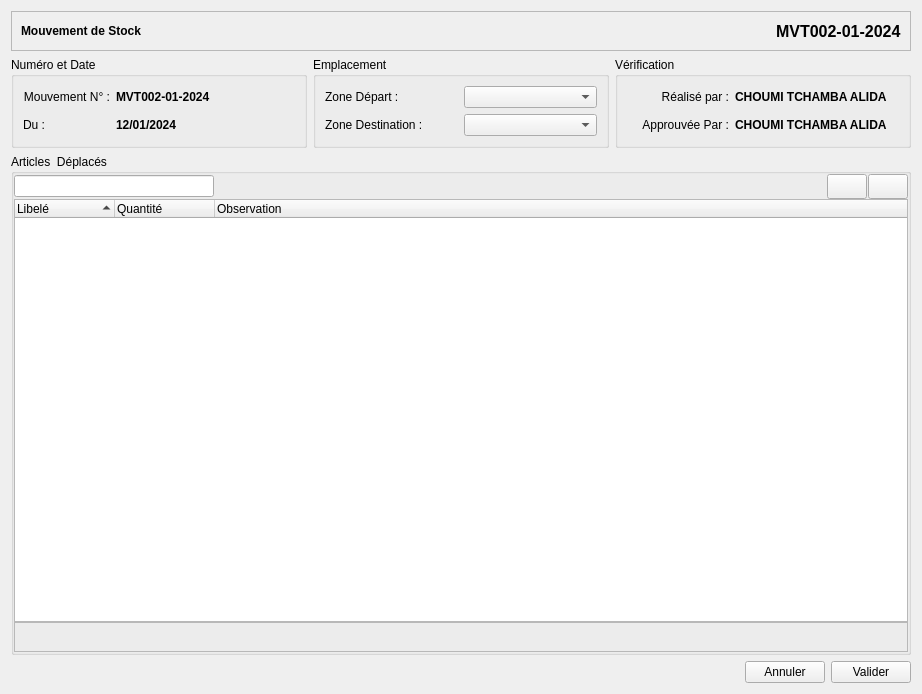
<?xml version="1.0" encoding="UTF-8"?>
<ui version="4.0">
 <class>Form</class>
 <widget class="QWidget" name="Form">
  <property name="geometry">
   <rect>
    <x>0</x>
    <y>0</y>
    <width>922</width>
    <height>694</height>
   </rect>
  </property>
  <property name="windowTitle">
   <string>Form</string>
  </property>
  <layout class="QVBoxLayout" name="verticalLayout_3">
   <item>
    <widget class="QFrame" name="frame_2">
     <property name="enabled">
      <bool>true</bool>
     </property>
     <property name="minimumSize">
      <size>
       <width>0</width>
       <height>40</height>
      </size>
     </property>
     <property name="maximumSize">
      <size>
       <width>16777215</width>
       <height>40</height>
      </size>
     </property>
     <property name="frameShape">
      <enum>QFrame::StyledPanel</enum>
     </property>
     <property name="frameShadow">
      <enum>QFrame::Plain</enum>
     </property>
     <property name="lineWidth">
      <number>0</number>
     </property>
     <layout class="QHBoxLayout" name="horizontalLayout_7">
      <item>
       <widget class="QLabel" name="label_3">
        <property name="sizePolicy">
         <sizepolicy hsizetype="Expanding" vsizetype="Preferred">
          <horstretch>0</horstretch>
          <verstretch>0</verstretch>
         </sizepolicy>
        </property>
        <property name="font">
         <font>
          <bold>true</bold>
         </font>
        </property>
        <property name="lineWidth">
         <number>0</number>
        </property>
        <property name="text">
         <string>Mouvement de Stock</string>
        </property>
       </widget>
      </item>
      <item>
       <widget class="QLabel" name="label_4">
        <property name="font">
         <font>
          <pointsize>12</pointsize>
          <bold>true</bold>
         </font>
        </property>
        <property name="text">
         <string>MVT002-01-2024</string>
        </property>
       </widget>
      </item>
     </layout>
    </widget>
   </item>
   <item>
    <layout class="QHBoxLayout" name="horizontalLayout_6">
     <item>
      <widget class="QGroupBox" name="groupBox">
       <property name="title">
        <string>Numéro et Date</string>
       </property>
       <layout class="QGridLayout" name="gridLayout_4">
        <item row="0" column="0">
         <layout class="QGridLayout" name="gridLayout_3">
          <item row="1" column="0">
           <widget class="QLabel" name="label">
            <property name="sizePolicy">
             <sizepolicy hsizetype="Fixed" vsizetype="Preferred">
              <horstretch>0</horstretch>
              <verstretch>0</verstretch>
             </sizepolicy>
            </property>
            <property name="text">
             <string>Du :</string>
            </property>
            <property name="alignment">
             <set>Qt::AlignRight|Qt::AlignTrailing|Qt::AlignVCenter</set>
            </property>
           </widget>
          </item>
          <item row="1" column="1">
           <widget class="QLabel" name="label_9">
            <property name="sizePolicy">
             <sizepolicy hsizetype="Ignored" vsizetype="Preferred">
              <horstretch>0</horstretch>
              <verstretch>0</verstretch>
             </sizepolicy>
            </property>
            <property name="minimumSize">
             <size>
              <width>70</width>
              <height>0</height>
             </size>
            </property>
            <property name="font">
             <font>
              <bold>true</bold>
             </font>
            </property>
            <property name="text">
             <string>12/01/2024</string>
            </property>
           </widget>
          </item>
          <item row="0" column="0">
           <widget class="QLabel" name="label_5">
            <property name="sizePolicy">
             <sizepolicy hsizetype="Fixed" vsizetype="Preferred">
              <horstretch>0</horstretch>
              <verstretch>0</verstretch>
             </sizepolicy>
            </property>
            <property name="text">
             <string>Mouvement N° :</string>
            </property>
            <property name="alignment">
             <set>Qt::AlignRight|Qt::AlignTrailing|Qt::AlignVCenter</set>
            </property>
           </widget>
          </item>
          <item row="0" column="1">
           <widget class="QLabel" name="label_8">
            <property name="sizePolicy">
             <sizepolicy hsizetype="Ignored" vsizetype="Preferred">
              <horstretch>0</horstretch>
              <verstretch>0</verstretch>
             </sizepolicy>
            </property>
            <property name="minimumSize">
             <size>
              <width>95</width>
              <height>0</height>
             </size>
            </property>
            <property name="font">
             <font>
              <bold>true</bold>
             </font>
            </property>
            <property name="text">
             <string>MVT002-01-2024</string>
            </property>
            <property name="alignment">
             <set>Qt::AlignLeading|Qt::AlignLeft|Qt::AlignVCenter</set>
            </property>
           </widget>
          </item>
         </layout>
        </item>
       </layout>
      </widget>
     </item>
     <item>
      <widget class="QGroupBox" name="groupBox_4">
       <property name="title">
        <string>Emplacement</string>
       </property>
       <layout class="QGridLayout" name="gridLayout_6">
        <item row="0" column="0">
         <layout class="QGridLayout" name="gridLayout_5">
          <item row="1" column="1">
           <widget class="QComboBox" name="comboBox_3"/>
          </item>
          <item row="1" column="0">
           <widget class="QLabel" name="label_12">
            <property name="text">
             <string>Zone Destination :</string>
            </property>
           </widget>
          </item>
          <item row="0" column="0">
           <widget class="QLabel" name="label_17">
            <property name="text">
             <string>Zone Départ :</string>
            </property>
           </widget>
          </item>
          <item row="0" column="1">
           <widget class="QComboBox" name="comboBox_4"/>
          </item>
         </layout>
        </item>
       </layout>
      </widget>
     </item>
     <item>
      <widget class="QGroupBox" name="groupBox_2">
       <property name="title">
        <string>Vérification</string>
       </property>
       <layout class="QGridLayout" name="gridLayout_2">
        <item row="0" column="0">
         <layout class="QHBoxLayout" name="horizontalLayout_4">
          <property name="sizeConstraint">
           <enum>QLayout::SetFixedSize</enum>
          </property>
          <item>
           <widget class="QLabel" name="label_2">
            <property name="maximumSize">
             <size>
              <width>90</width>
              <height>16777215</height>
             </size>
            </property>
            <property name="text">
             <string>Réalisé par :</string>
            </property>
            <property name="alignment">
             <set>Qt::AlignRight|Qt::AlignTrailing|Qt::AlignVCenter</set>
            </property>
           </widget>
          </item>
          <item>
           <widget class="QLabel" name="label_10">
            <property name="sizePolicy">
             <sizepolicy hsizetype="Fixed" vsizetype="Preferred">
              <horstretch>0</horstretch>
              <verstretch>0</verstretch>
             </sizepolicy>
            </property>
            <property name="font">
             <font>
              <bold>true</bold>
             </font>
            </property>
            <property name="text">
             <string>CHOUMI TCHAMBA ALIDA</string>
            </property>
           </widget>
          </item>
         </layout>
        </item>
        <item row="1" column="0">
         <layout class="QHBoxLayout" name="horizontalLayout_5">
          <property name="sizeConstraint">
           <enum>QLayout::SetFixedSize</enum>
          </property>
          <item>
           <widget class="QLabel" name="label_7">
            <property name="maximumSize">
             <size>
              <width>90</width>
              <height>16777215</height>
             </size>
            </property>
            <property name="text">
             <string>Approuvée Par :</string>
            </property>
            <property name="alignment">
             <set>Qt::AlignRight|Qt::AlignTrailing|Qt::AlignVCenter</set>
            </property>
           </widget>
          </item>
          <item>
           <widget class="QLabel" name="label_11">
            <property name="sizePolicy">
             <sizepolicy hsizetype="Fixed" vsizetype="Preferred">
              <horstretch>0</horstretch>
              <verstretch>0</verstretch>
             </sizepolicy>
            </property>
            <property name="font">
             <font>
              <bold>true</bold>
             </font>
            </property>
            <property name="text">
             <string>CHOUMI TCHAMBA ALIDA</string>
            </property>
           </widget>
          </item>
         </layout>
        </item>
       </layout>
      </widget>
     </item>
    </layout>
   </item>
   <item>
    <widget class="QGroupBox" name="groupBox_3">
     <property name="title">
      <string>Articles  Déplacés</string>
     </property>
     <layout class="QGridLayout" name="gridLayout">
      <property name="leftMargin">
       <number>0</number>
      </property>
      <property name="topMargin">
       <number>0</number>
      </property>
      <property name="rightMargin">
       <number>0</number>
      </property>
      <property name="bottomMargin">
       <number>0</number>
      </property>
      <property name="spacing">
       <number>0</number>
      </property>
      <item row="0" column="0">
       <layout class="QVBoxLayout" name="verticalLayout_2">
        <property name="spacing">
         <number>0</number>
        </property>
        <item>
         <layout class="QHBoxLayout" name="horizontalLayout">
          <property name="spacing">
           <number>1</number>
          </property>
          <item>
           <widget class="QLineEdit" name="lineEdit">
            <property name="sizePolicy">
             <sizepolicy hsizetype="Expanding" vsizetype="Fixed">
              <horstretch>0</horstretch>
              <verstretch>0</verstretch>
             </sizepolicy>
            </property>
            <property name="maximumSize">
             <size>
              <width>200</width>
              <height>16777215</height>
             </size>
            </property>
            <property name="toolTip">
             <string extracomment="Enter Barcode to Scan"/>
            </property>
           </widget>
          </item>
          <item>
           <spacer name="horizontalSpacer">
            <property name="orientation">
             <enum>Qt::Horizontal</enum>
            </property>
            <property name="sizeHint" stdset="0">
             <size>
              <width>28</width>
              <height>25</height>
             </size>
            </property>
           </spacer>
          </item>
          <item>
           <widget class="QPushButton" name="pushButton_2">
            <property name="minimumSize">
             <size>
              <width>0</width>
              <height>25</height>
             </size>
            </property>
            <property name="icon">
             <iconset>
              <normaloff>:/icons/icons/list-remove.png</normaloff>:/icons/icons/list-remove.png</iconset>
            </property>
           </widget>
          </item>
          <item>
           <widget class="QPushButton" name="pushButton">
            <property name="minimumSize">
             <size>
              <width>0</width>
              <height>25</height>
             </size>
            </property>
            <property name="icon">
             <iconset>
              <normaloff>:/icons/icons/list-add.png</normaloff>:/icons/icons/list-add.png</iconset>
            </property>
           </widget>
          </item>
         </layout>
        </item>
        <item>
         <widget class="QWidget" name="widget" native="true">
          <layout class="QVBoxLayout" name="verticalLayout">
           <property name="spacing">
            <number>0</number>
           </property>
           <property name="leftMargin">
            <number>0</number>
           </property>
           <property name="topMargin">
            <number>0</number>
           </property>
           <property name="rightMargin">
            <number>0</number>
           </property>
           <property name="bottomMargin">
            <number>0</number>
           </property>
           <item>
            <widget class="QTreeWidget" name="treeWidget">
             <property name="alternatingRowColors">
              <bool>true</bool>
             </property>
             <property name="uniformRowHeights">
              <bool>true</bool>
             </property>
             <property name="sortingEnabled">
              <bool>true</bool>
             </property>
             <attribute name="headerHighlightSections">
              <bool>true</bool>
             </attribute>
             <column>
              <property name="text">
               <string>Libelé</string>
              </property>
             </column>
             <column>
              <property name="text">
               <string>Quantité</string>
              </property>
             </column>
             <column>
              <property name="text">
               <string>Observation</string>
              </property>
             </column>
            </widget>
           </item>
           <item>
            <widget class="QFrame" name="frame_3">
             <property name="minimumSize">
              <size>
               <width>0</width>
               <height>30</height>
              </size>
             </property>
             <property name="frameShape">
              <enum>QFrame::StyledPanel</enum>
             </property>
             <property name="frameShadow">
              <enum>QFrame::Raised</enum>
             </property>
            </widget>
           </item>
          </layout>
         </widget>
        </item>
       </layout>
      </item>
     </layout>
    </widget>
   </item>
   <item>
    <layout class="QHBoxLayout" name="horizontalLayout_2">
     <item>
      <spacer name="horizontalSpacer_2">
       <property name="orientation">
        <enum>Qt::Horizontal</enum>
       </property>
       <property name="sizeHint" stdset="0">
        <size>
         <width>40</width>
         <height>20</height>
        </size>
       </property>
      </spacer>
     </item>
     <item>
      <widget class="QPushButton" name="pushButton_3">
       <property name="text">
        <string>Annuler</string>
       </property>
      </widget>
     </item>
     <item>
      <widget class="QPushButton" name="pushButton_4">
       <property name="text">
        <string>Valider</string>
       </property>
      </widget>
     </item>
    </layout>
   </item>
  </layout>
 </widget>
 <resources/>
 <connections/>
</ui>
